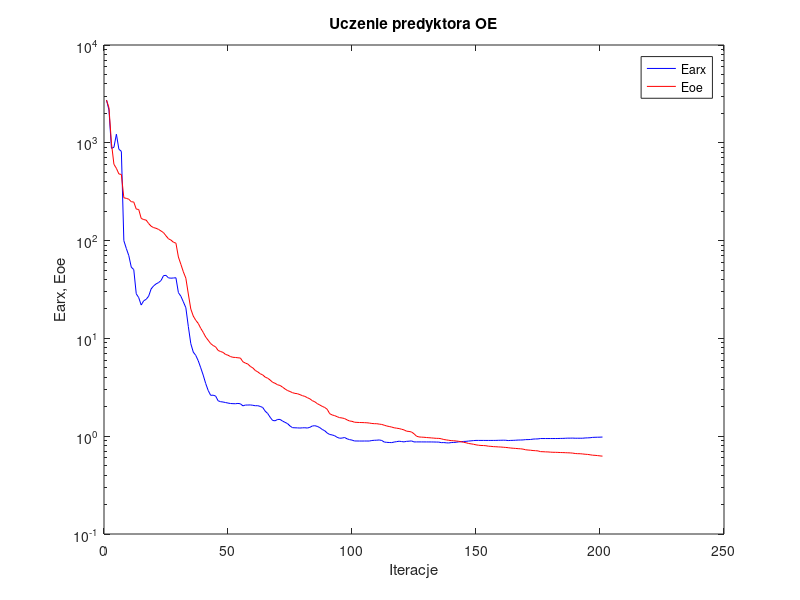
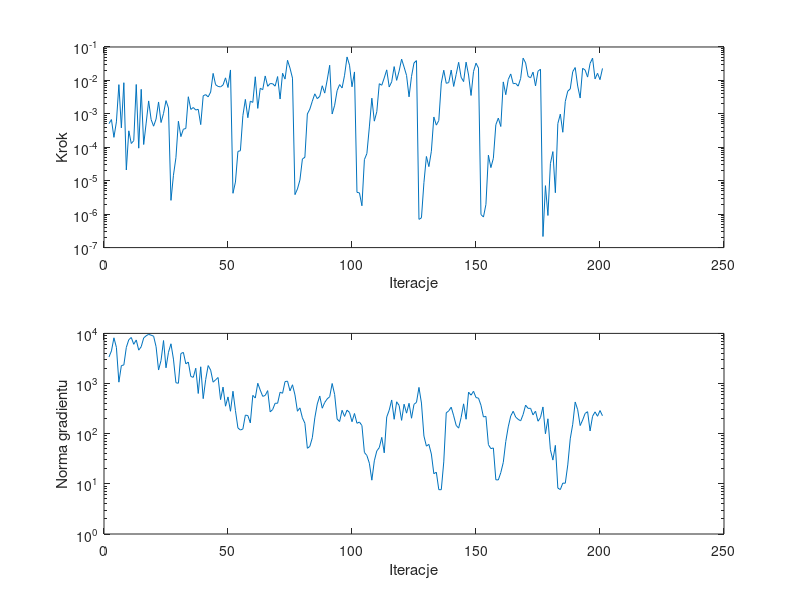

The MATLAB source for these figures, in order:
%uczenie predyktora oe
clear all;
n=0; farx(n+1)=2.739231e+003; foe(n+1)=2.737658e+003; wspucz(n+1)=0.000000e+000; ng(n+1)=0.000000e+000;
%odnowa zmiennej metryki
n=1; farx(n+1)=2.167197e+003; foe(n+1)=2.285332e+003; krok(n+1)=5.100741e-004; ng(n+1)=3.385042e+003;
n=2; farx(n+1)=8.783019e+002; foe(n+1)=9.905266e+002; krok(n+1)=6.752731e-004; ng(n+1)=4.470606e+003;
n=3; farx(n+1)=8.996770e+002; foe(n+1)=6.027814e+002; krok(n+1)=1.984325e-004; ng(n+1)=8.162449e+003;
n=4; farx(n+1)=1.224762e+003; foe(n+1)=5.478732e+002; krok(n+1)=5.758264e-004; ng(n+1)=5.260839e+003;
n=5; farx(n+1)=8.598039e+002; foe(n+1)=4.805353e+002; krok(n+1)=7.481826e-003; ng(n+1)=1.065737e+003;
n=6; farx(n+1)=8.173392e+002; foe(n+1)=4.741877e+002; krok(n+1)=3.812452e-004; ng(n+1)=2.280711e+003;
n=7; farx(n+1)=9.987192e+001; foe(n+1)=2.741722e+002; krok(n+1)=8.533243e-003; ng(n+1)=2.347867e+003;
n=8; farx(n+1)=8.307105e+001; foe(n+1)=2.703682e+002; krok(n+1)=2.097007e-005; ng(n+1)=5.256241e+003;
n=9; farx(n+1)=7.018921e+001; foe(n+1)=2.648600e+002; krok(n+1)=3.109358e-004; ng(n+1)=7.487051e+003;
n=10; farx(n+1)=5.351388e+001; foe(n+1)=2.497540e+002; krok(n+1)=1.297027e-004; ng(n+1)=8.281428e+003;
n=11; farx(n+1)=5.055704e+001; foe(n+1)=2.481077e+002; krok(n+1)=1.582138e-004; ng(n+1)=6.059525e+003;
n=12; farx(n+1)=2.860088e+001; foe(n+1)=2.100700e+002; krok(n+1)=7.557177e-003; ng(n+1)=7.401178e+003;
n=13; farx(n+1)=2.610971e+001; foe(n+1)=2.080428e+002; krok(n+1)=9.411109e-005; ng(n+1)=4.632847e+003;
n=14; farx(n+1)=2.194005e+001; foe(n+1)=1.686424e+002; krok(n+1)=5.414124e-003; ng(n+1)=5.426532e+003;
n=15; farx(n+1)=2.423142e+001; foe(n+1)=1.641201e+002; krok(n+1)=1.212136e-004; ng(n+1)=8.106479e+003;
n=16; farx(n+1)=2.509959e+001; foe(n+1)=1.620368e+002; krok(n+1)=5.302150e-004; ng(n+1)=8.972743e+003;
n=17; farx(n+1)=2.700955e+001; foe(n+1)=1.495495e+002; krok(n+1)=2.436016e-003; ng(n+1)=9.564412e+003;
n=18; farx(n+1)=3.206263e+001; foe(n+1)=1.403066e+002; krok(n+1)=6.767654e-004; ng(n+1)=9.212298e+003;
n=19; farx(n+1)=3.441393e+001; foe(n+1)=1.357892e+002; krok(n+1)=4.273921e-004; ng(n+1)=8.804221e+003;
n=20; farx(n+1)=3.609178e+001; foe(n+1)=1.336484e+002; krok(n+1)=7.010405e-004; ng(n+1)=5.427186e+003;
n=21; farx(n+1)=3.722256e+001; foe(n+1)=1.301406e+002; krok(n+1)=2.267275e-003; ng(n+1)=1.860094e+003;
n=22; farx(n+1)=3.906663e+001; foe(n+1)=1.253658e+002; krok(n+1)=5.504055e-004; ng(n+1)=2.886959e+003;
n=23; farx(n+1)=4.384672e+001; foe(n+1)=1.206049e+002; krok(n+1)=1.031514e-003; ng(n+1)=7.204894e+003;
n=24; farx(n+1)=4.410208e+001; foe(n+1)=1.119431e+002; krok(n+1)=2.487263e-003; ng(n+1)=2.060270e+003;
n=25; farx(n+1)=4.155839e+001; foe(n+1)=1.043149e+002; krok(n+1)=1.494263e-003; ng(n+1)=4.210116e+003;
%odnowa zmiennej metryki
n=26; farx(n+1)=4.128048e+001; foe(n+1)=1.012189e+002; krok(n+1)=2.586581e-006; ng(n+1)=6.205266e+003;
n=27; farx(n+1)=4.147469e+001; foe(n+1)=9.625236e+001; krok(n+1)=1.455793e-005; ng(n+1)=3.071378e+003;
n=28; farx(n+1)=4.170303e+001; foe(n+1)=9.414713e+001; krok(n+1)=4.878346e-005; ng(n+1)=1.036672e+003;
n=29; farx(n+1)=2.938092e+001; foe(n+1)=6.796702e+001; krok(n+1)=6.011432e-004; ng(n+1)=1.013314e+003;
n=30; farx(n+1)=2.696898e+001; foe(n+1)=5.717859e+001; krok(n+1)=2.087853e-004; ng(n+1)=3.970100e+003;
n=31; farx(n+1)=2.363704e+001; foe(n+1)=4.791682e+001; krok(n+1)=3.467612e-004; ng(n+1)=4.182122e+003;
n=32; farx(n+1)=2.059270e+001; foe(n+1)=4.128642e+001; krok(n+1)=3.657739e-004; ng(n+1)=2.468071e+003;
n=33; farx(n+1)=1.324107e+001; foe(n+1)=2.843719e+001; krok(n+1)=3.248447e-003; ng(n+1)=2.684638e+003;
n=34; farx(n+1)=8.834986e+000; foe(n+1)=1.997919e+001; krok(n+1)=1.358387e-003; ng(n+1)=1.384242e+003;
n=35; farx(n+1)=7.243492e+000; foe(n+1)=1.691451e+001; krok(n+1)=1.548092e-003; ng(n+1)=1.330385e+003;
n=36; farx(n+1)=6.705629e+000; foe(n+1)=1.531568e+001; krok(n+1)=1.302087e-003; ng(n+1)=2.020359e+003;
n=37; farx(n+1)=5.907717e+000; foe(n+1)=1.423344e+001; krok(n+1)=1.369522e-003; ng(n+1)=6.337452e+002;
n=38; farx(n+1)=5.009617e+000; foe(n+1)=1.268493e+001; krok(n+1)=4.770094e-004; ng(n+1)=2.158293e+003;
n=39; farx(n+1)=4.212597e+000; foe(n+1)=1.153007e+001; krok(n+1)=3.475168e-003; ng(n+1)=4.999212e+002;
n=40; farx(n+1)=3.460716e+000; foe(n+1)=1.033444e+001; krok(n+1)=3.758503e-003; ng(n+1)=1.201972e+003;
n=41; farx(n+1)=2.938713e+000; foe(n+1)=9.577558e+000; krok(n+1)=3.212655e-003; ng(n+1)=2.283083e+003;
n=42; farx(n+1)=2.618610e+000; foe(n+1)=8.857637e+000; krok(n+1)=4.483426e-003; ng(n+1)=1.854007e+003;
n=43; farx(n+1)=2.626521e+000; foe(n+1)=8.459655e+000; krok(n+1)=1.622219e-002; ng(n+1)=1.065304e+003;
n=44; farx(n+1)=2.577286e+000; foe(n+1)=8.197048e+000; krok(n+1)=7.442795e-003; ng(n+1)=1.188982e+003;
n=45; farx(n+1)=2.303860e+000; foe(n+1)=7.535447e+000; krok(n+1)=6.607631e-003; ng(n+1)=1.318647e+003;
n=46; farx(n+1)=2.253430e+000; foe(n+1)=7.343368e+000; krok(n+1)=6.402952e-003; ng(n+1)=4.777633e+002;
n=47; farx(n+1)=2.236919e+000; foe(n+1)=7.197346e+000; krok(n+1)=7.321912e-003; ng(n+1)=8.498824e+002;
n=48; farx(n+1)=2.209535e+000; foe(n+1)=6.855832e+000; krok(n+1)=1.193441e-002; ng(n+1)=3.532560e+002;
n=49; farx(n+1)=2.182026e+000; foe(n+1)=6.732742e+000; krok(n+1)=6.130766e-003; ng(n+1)=5.415106e+002;
n=50; farx(n+1)=2.160098e+000; foe(n+1)=6.518737e+000; krok(n+1)=2.054980e-002; ng(n+1)=2.803839e+002;
%odnowa zmiennej metryki
n=51; farx(n+1)=2.151357e+000; foe(n+1)=6.409511e+000; krok(n+1)=4.211819e-006; ng(n+1)=7.020780e+002;
n=52; farx(n+1)=2.147885e+000; foe(n+1)=6.384842e+000; krok(n+1)=9.128990e-006; ng(n+1)=2.884149e+002;
n=53; farx(n+1)=2.163127e+000; foe(n+1)=6.336025e+000; krok(n+1)=7.528795e-005; ng(n+1)=1.302908e+002;
n=54; farx(n+1)=2.145388e+000; foe(n+1)=6.297358e+000; krok(n+1)=7.907676e-005; ng(n+1)=1.183512e+002;
n=55; farx(n+1)=2.043598e+000; foe(n+1)=5.770099e+000; krok(n+1)=8.861138e-004; ng(n+1)=1.242695e+002;
n=56; farx(n+1)=2.081846e+000; foe(n+1)=5.595741e+000; krok(n+1)=2.707062e-003; ng(n+1)=2.346873e+002;
n=57; farx(n+1)=2.083607e+000; foe(n+1)=5.465321e+000; krok(n+1)=7.663457e-004; ng(n+1)=2.300719e+002;
n=58; farx(n+1)=2.087908e+000; foe(n+1)=5.170649e+000; krok(n+1)=2.395481e-003; ng(n+1)=1.640654e+002;
n=59; farx(n+1)=2.071360e+000; foe(n+1)=4.994528e+000; krok(n+1)=2.201622e-003; ng(n+1)=5.809263e+002;
n=60; farx(n+1)=2.049187e+000; foe(n+1)=4.700908e+000; krok(n+1)=1.285062e-002; ng(n+1)=5.139146e+002;
n=61; farx(n+1)=2.050639e+000; foe(n+1)=4.548085e+000; krok(n+1)=1.457389e-003; ng(n+1)=1.012633e+003;
n=62; farx(n+1)=2.016191e+000; foe(n+1)=4.351030e+000; krok(n+1)=5.819038e-003; ng(n+1)=7.410371e+002;
n=63; farx(n+1)=1.965793e+000; foe(n+1)=4.232568e+000; krok(n+1)=5.282547e-003; ng(n+1)=5.551022e+002;
n=64; farx(n+1)=1.803280e+000; foe(n+1)=4.016050e+000; krok(n+1)=1.360047e-002; ng(n+1)=5.796014e+002;
n=65; farx(n+1)=1.707279e+000; foe(n+1)=3.917415e+000; krok(n+1)=6.669234e-003; ng(n+1)=7.228439e+002;
n=66; farx(n+1)=1.561369e+000; foe(n+1)=3.751929e+000; krok(n+1)=8.055458e-003; ng(n+1)=2.728714e+002;
n=67; farx(n+1)=1.447881e+000; foe(n+1)=3.556426e+000; krok(n+1)=7.980009e-003; ng(n+1)=3.029902e+002;
n=68; farx(n+1)=1.438016e+000; foe(n+1)=3.475559e+000; krok(n+1)=6.718810e-003; ng(n+1)=4.043693e+002;
n=69; farx(n+1)=1.483563e+000; foe(n+1)=3.353433e+000; krok(n+1)=1.305012e-002; ng(n+1)=4.044367e+002;
n=70; farx(n+1)=1.484377e+000; foe(n+1)=3.303161e+000; krok(n+1)=2.778799e-003; ng(n+1)=6.714004e+002;
n=71; farx(n+1)=1.427352e+000; foe(n+1)=3.174018e+000; krok(n+1)=1.640492e-002; ng(n+1)=6.404910e+002;
n=72; farx(n+1)=1.385293e+000; foe(n+1)=3.040928e+000; krok(n+1)=1.095618e-002; ng(n+1)=1.095253e+003;
n=73; farx(n+1)=1.345628e+000; foe(n+1)=2.930037e+000; krok(n+1)=4.002904e-002; ng(n+1)=1.115077e+003;
n=74; farx(n+1)=1.272572e+000; foe(n+1)=2.864253e+000; krok(n+1)=2.331822e-002; ng(n+1)=7.151268e+002;
n=75; farx(n+1)=1.222641e+000; foe(n+1)=2.786342e+000; krok(n+1)=1.170476e-002; ng(n+1)=9.459442e+002;
%odnowa zmiennej metryki
n=76; farx(n+1)=1.218724e+000; foe(n+1)=2.740785e+000; krok(n+1)=3.838059e-006; ng(n+1)=5.944402e+002;
n=77; farx(n+1)=1.216352e+000; foe(n+1)=2.719645e+000; krok(n+1)=5.667521e-006; ng(n+1)=2.802634e+002;
n=78; farx(n+1)=1.212295e+000; foe(n+1)=2.660751e+000; krok(n+1)=1.051121e-005; ng(n+1)=3.269825e+002;
n=79; farx(n+1)=1.217750e+000; foe(n+1)=2.597380e+000; krok(n+1)=4.461789e-005; ng(n+1)=2.071496e+002;
n=80; farx(n+1)=1.220166e+000; foe(n+1)=2.552710e+000; krok(n+1)=5.036707e-005; ng(n+1)=1.616832e+002;
n=81; farx(n+1)=1.211940e+000; foe(n+1)=2.476848e+000; krok(n+1)=9.915259e-004; ng(n+1)=5.117331e+001;
n=82; farx(n+1)=1.232073e+000; foe(n+1)=2.411630e+000; krok(n+1)=1.387045e-003; ng(n+1)=5.583629e+001;
n=83; farx(n+1)=1.271815e+000; foe(n+1)=2.308434e+000; krok(n+1)=2.397584e-003; ng(n+1)=8.317032e+001;
n=84; farx(n+1)=1.280385e+000; foe(n+1)=2.247930e+000; krok(n+1)=3.973596e-003; ng(n+1)=2.063540e+002;
n=85; farx(n+1)=1.260163e+000; foe(n+1)=2.153663e+000; krok(n+1)=2.847449e-003; ng(n+1)=3.921059e+002;
n=86; farx(n+1)=1.224177e+000; foe(n+1)=2.085563e+000; krok(n+1)=3.350038e-003; ng(n+1)=5.642078e+002;
n=87; farx(n+1)=1.172274e+000; foe(n+1)=2.019164e+000; krok(n+1)=6.920587e-003; ng(n+1)=3.221315e+002;
n=88; farx(n+1)=1.137781e+000; foe(n+1)=1.966499e+000; krok(n+1)=4.173411e-003; ng(n+1)=4.197416e+002;
n=89; farx(n+1)=1.078340e+000; foe(n+1)=1.885149e+000; krok(n+1)=1.033570e-002; ng(n+1)=4.942379e+002;
n=90; farx(n+1)=1.040930e+000; foe(n+1)=1.699450e+000; krok(n+1)=2.835564e-002; ng(n+1)=5.459745e+002;
n=91; farx(n+1)=1.030550e+000; foe(n+1)=1.649696e+000; krok(n+1)=9.914730e-004; ng(n+1)=1.002600e+003;
n=92; farx(n+1)=1.011473e+000; foe(n+1)=1.622880e+000; krok(n+1)=1.810600e-003; ng(n+1)=6.047826e+002;
n=93; farx(n+1)=9.742474e-001; foe(n+1)=1.583181e+000; krok(n+1)=4.953534e-003; ng(n+1)=1.961018e+002;
n=94; farx(n+1)=9.533799e-001; foe(n+1)=1.547928e+000; krok(n+1)=7.505960e-003; ng(n+1)=1.747957e+002;
n=95; farx(n+1)=9.567890e-001; foe(n+1)=1.536282e+000; krok(n+1)=5.946996e-003; ng(n+1)=2.930043e+002;
n=96; farx(n+1)=9.699131e-001; foe(n+1)=1.514884e+000; krok(n+1)=1.428969e-002; ng(n+1)=2.210217e+002;
n=97; farx(n+1)=9.407672e-001; foe(n+1)=1.469041e+000; krok(n+1)=5.034993e-002; ng(n+1)=2.944714e+002;
n=98; farx(n+1)=9.226880e-001; foe(n+1)=1.431073e+000; krok(n+1)=2.861011e-002; ng(n+1)=2.651030e+002;
n=99; farx(n+1)=9.124207e-001; foe(n+1)=1.419505e+000; krok(n+1)=6.450159e-003; ng(n+1)=1.732497e+002;
n=100; farx(n+1)=8.938528e-001; foe(n+1)=1.389839e+000; krok(n+1)=1.793370e-002; ng(n+1)=2.529469e+002;
%odnowa zmiennej metryki
n=101; farx(n+1)=8.933929e-001; foe(n+1)=1.385049e+000; krok(n+1)=4.492911e-006; ng(n+1)=1.612789e+002;
n=102; farx(n+1)=8.926621e-001; foe(n+1)=1.380845e+000; krok(n+1)=4.341472e-006; ng(n+1)=1.708192e+002;
n=103; farx(n+1)=8.923732e-001; foe(n+1)=1.378830e+000; krok(n+1)=1.783261e-006; ng(n+1)=1.455848e+002;
n=104; farx(n+1)=8.929827e-001; foe(n+1)=1.375795e+000; krok(n+1)=4.279756e-005; ng(n+1)=4.230164e+001;
n=105; farx(n+1)=8.930111e-001; foe(n+1)=1.371644e+000; krok(n+1)=6.522877e-005; ng(n+1)=3.674617e+001;
n=106; farx(n+1)=8.927810e-001; foe(n+1)=1.362851e+000; krok(n+1)=4.066412e-004; ng(n+1)=2.575459e+001;
n=107; farx(n+1)=9.035877e-001; foe(n+1)=1.349557e+000; krok(n+1)=2.943935e-003; ng(n+1)=1.183601e+001;
n=108; farx(n+1)=9.084052e-001; foe(n+1)=1.343201e+000; krok(n+1)=6.048641e-004; ng(n+1)=2.881552e+001;
n=109; farx(n+1)=9.104116e-001; foe(n+1)=1.341578e+000; krok(n+1)=1.161194e-003; ng(n+1)=4.534532e+001;
n=110; farx(n+1)=9.154853e-001; foe(n+1)=1.329167e+000; krok(n+1)=7.980009e-003; ng(n+1)=5.275002e+001;
n=111; farx(n+1)=9.043007e-001; foe(n+1)=1.319195e+000; krok(n+1)=7.164989e-003; ng(n+1)=8.448136e+001;
n=112; farx(n+1)=8.714159e-001; foe(n+1)=1.295258e+000; krok(n+1)=1.189189e-002; ng(n+1)=4.154208e+001;
n=113; farx(n+1)=8.654684e-001; foe(n+1)=1.271937e+000; krok(n+1)=2.069003e-002; ng(n+1)=2.151187e+002;
n=114; farx(n+1)=8.622504e-001; foe(n+1)=1.256527e+000; krok(n+1)=6.371455e-003; ng(n+1)=2.938322e+002;
n=115; farx(n+1)=8.599232e-001; foe(n+1)=1.239904e+000; krok(n+1)=9.078303e-003; ng(n+1)=4.705380e+002;
n=116; farx(n+1)=8.715980e-001; foe(n+1)=1.218724e+000; krok(n+1)=2.592196e-002; ng(n+1)=1.937993e+002;
n=117; farx(n+1)=8.796531e-001; foe(n+1)=1.207789e+000; krok(n+1)=1.004449e-002; ng(n+1)=4.328466e+002;
n=118; farx(n+1)=8.890173e-001; foe(n+1)=1.197039e+000; krok(n+1)=1.910413e-002; ng(n+1)=3.651203e+002;
n=119; farx(n+1)=8.816782e-001; foe(n+1)=1.178174e+000; krok(n+1)=4.331299e-002; ng(n+1)=1.844942e+002;
n=120; farx(n+1)=8.748539e-001; foe(n+1)=1.159326e+000; krok(n+1)=2.509359e-002; ng(n+1)=3.873133e+002;
n=121; farx(n+1)=8.861626e-001; foe(n+1)=1.125554e+000; krok(n+1)=1.406421e-002; ng(n+1)=2.569142e+002;
n=122; farx(n+1)=8.890956e-001; foe(n+1)=1.118599e+000; krok(n+1)=3.225080e-003; ng(n+1)=4.037917e+002;
n=123; farx(n+1)=8.949067e-001; foe(n+1)=1.104150e+000; krok(n+1)=1.321526e-002; ng(n+1)=2.033537e+002;
n=124; farx(n+1)=8.736462e-001; foe(n+1)=1.059488e+000; krok(n+1)=3.329590e-002; ng(n+1)=3.858918e+002;
n=125; farx(n+1)=8.745016e-001; foe(n+1)=1.000810e+000; krok(n+1)=3.911298e-002; ng(n+1)=4.208717e+002;
%odnowa zmiennej metryki
n=126; farx(n+1)=8.743045e-001; foe(n+1)=9.827601e-001; krok(n+1)=6.987179e-007; ng(n+1)=8.377970e+002;
n=127; farx(n+1)=8.743006e-001; foe(n+1)=9.782922e-001; krok(n+1)=7.763685e-007; ng(n+1)=4.087059e+002;
n=128; farx(n+1)=8.739339e-001; foe(n+1)=9.753708e-001; krok(n+1)=8.753864e-006; ng(n+1)=9.005790e+001;
n=129; farx(n+1)=8.737975e-001; foe(n+1)=9.694857e-001; krok(n+1)=5.312685e-005; ng(n+1)=5.647186e+001;
n=130; farx(n+1)=8.736718e-001; foe(n+1)=9.651462e-001; krok(n+1)=2.642509e-005; ng(n+1)=6.132116e+001;
n=131; farx(n+1)=8.734192e-001; foe(n+1)=9.606913e-001; krok(n+1)=7.616673e-005; ng(n+1)=3.934087e+001;
n=132; farx(n+1)=8.726539e-001; foe(n+1)=9.556858e-001; krok(n+1)=8.062699e-004; ng(n+1)=1.589389e+001;
n=133; farx(n+1)=8.711780e-001; foe(n+1)=9.511314e-001; krok(n+1)=4.604034e-004; ng(n+1)=1.709924e+001;
n=134; farx(n+1)=8.704918e-001; foe(n+1)=9.503037e-001; krok(n+1)=6.328553e-004; ng(n+1)=7.653510e+000;
n=135; farx(n+1)=8.593267e-001; foe(n+1)=9.414318e-001; krok(n+1)=8.324349e-003; ng(n+1)=7.641068e+000;
n=136; farx(n+1)=8.610999e-001; foe(n+1)=9.248352e-001; krok(n+1)=2.014462e-002; ng(n+1)=2.735738e+001;
n=137; farx(n+1)=8.557398e-001; foe(n+1)=9.172681e-001; krok(n+1)=8.193332e-003; ng(n+1)=2.602561e+002;
n=138; farx(n+1)=8.529929e-001; foe(n+1)=9.084346e-001; krok(n+1)=8.625805e-003; ng(n+1)=2.853021e+002;
n=139; farx(n+1)=8.607103e-001; foe(n+1)=9.016373e-001; krok(n+1)=2.043074e-002; ng(n+1)=3.380060e+002;
n=140; farx(n+1)=8.632126e-001; foe(n+1)=8.986824e-001; krok(n+1)=6.606617e-003; ng(n+1)=2.271092e+002;
n=141; farx(n+1)=8.670688e-001; foe(n+1)=8.937808e-001; krok(n+1)=1.513422e-002; ng(n+1)=1.467070e+002;
n=142; farx(n+1)=8.757361e-001; foe(n+1)=8.863681e-001; krok(n+1)=3.481722e-002; ng(n+1)=1.291724e+002;
n=143; farx(n+1)=8.779956e-001; foe(n+1)=8.781511e-001; krok(n+1)=1.244697e-002; ng(n+1)=2.101920e+002;
n=144; farx(n+1)=8.845562e-001; foe(n+1)=8.659334e-001; krok(n+1)=9.222377e-003; ng(n+1)=3.938945e+002;
n=145; farx(n+1)=8.857449e-001; foe(n+1)=8.570320e-001; krok(n+1)=3.522595e-002; ng(n+1)=1.942189e+002;
n=146; farx(n+1)=8.923249e-001; foe(n+1)=8.425311e-001; krok(n+1)=1.450364e-002; ng(n+1)=6.745886e+002;
n=147; farx(n+1)=8.964753e-001; foe(n+1)=8.352567e-001; krok(n+1)=3.544455e-003; ng(n+1)=5.860038e+002;
n=148; farx(n+1)=9.018598e-001; foe(n+1)=8.272804e-001; krok(n+1)=1.846372e-002; ng(n+1)=7.015763e+002;
n=149; farx(n+1)=9.056036e-001; foe(n+1)=8.158504e-001; krok(n+1)=3.280985e-002; ng(n+1)=5.252741e+002;
n=150; farx(n+1)=9.055475e-001; foe(n+1)=8.088404e-001; krok(n+1)=2.338404e-002; ng(n+1)=5.122556e+002;
%odnowa zmiennej metryki
n=151; farx(n+1)=9.054430e-001; foe(n+1)=8.039813e-001; krok(n+1)=9.743479e-007; ng(n+1)=3.698703e+002;
n=152; farx(n+1)=9.053520e-001; foe(n+1)=8.026310e-001; krok(n+1)=8.201002e-007; ng(n+1)=2.157019e+002;
n=153; farx(n+1)=9.050960e-001; foe(n+1)=7.989143e-001; krok(n+1)=1.950925e-006; ng(n+1)=2.217307e+002;
n=154; farx(n+1)=9.051797e-001; foe(n+1)=7.905107e-001; krok(n+1)=5.814683e-005; ng(n+1)=6.049906e+001;
n=155; farx(n+1)=9.052640e-001; foe(n+1)=7.876646e-001; krok(n+1)=2.468559e-005; ng(n+1)=5.038406e+001;
n=156; farx(n+1)=9.054110e-001; foe(n+1)=7.823810e-001; krok(n+1)=4.687315e-005; ng(n+1)=5.199590e+001;
n=157; farx(n+1)=9.059107e-001; foe(n+1)=7.803805e-001; krok(n+1)=4.740920e-004; ng(n+1)=1.205063e+001;
n=158; farx(n+1)=9.079047e-001; foe(n+1)=7.770921e-001; krok(n+1)=7.477129e-004; ng(n+1)=1.197193e+001;
n=159; farx(n+1)=9.088951e-001; foe(n+1)=7.751640e-001; krok(n+1)=4.187132e-004; ng(n+1)=1.677623e+001;
n=160; farx(n+1)=9.101615e-001; foe(n+1)=7.711769e-001; krok(n+1)=9.030079e-003; ng(n+1)=2.675925e+001;
n=161; farx(n+1)=9.088826e-001; foe(n+1)=7.676164e-001; krok(n+1)=3.740913e-003; ng(n+1)=6.981080e+001;
n=162; farx(n+1)=9.024426e-001; foe(n+1)=7.626237e-001; krok(n+1)=1.064021e-002; ng(n+1)=1.367407e+002;
n=163; farx(n+1)=9.056522e-001; foe(n+1)=7.569450e-001; krok(n+1)=1.561853e-002; ng(n+1)=2.253337e+002;
n=164; farx(n+1)=9.070293e-001; foe(n+1)=7.531519e-001; krok(n+1)=7.993461e-003; ng(n+1)=2.802527e+002;
n=165; farx(n+1)=9.098000e-001; foe(n+1)=7.499036e-001; krok(n+1)=8.161186e-003; ng(n+1)=2.143876e+002;
n=166; farx(n+1)=9.134342e-001; foe(n+1)=7.458966e-001; krok(n+1)=6.734730e-003; ng(n+1)=1.932082e+002;
n=167; farx(n+1)=9.144386e-001; foe(n+1)=7.432334e-001; krok(n+1)=1.142218e-002; ng(n+1)=1.805064e+002;
n=168; farx(n+1)=9.162918e-001; foe(n+1)=7.373351e-001; krok(n+1)=4.633705e-002; ng(n+1)=2.413036e+002;
n=169; farx(n+1)=9.226651e-001; foe(n+1)=7.266411e-001; krok(n+1)=3.339713e-002; ng(n+1)=3.714267e+002;
n=170; farx(n+1)=9.231889e-001; foe(n+1)=7.221713e-001; krok(n+1)=1.321526e-002; ng(n+1)=3.195824e+002;
n=171; farx(n+1)=9.260089e-001; foe(n+1)=7.186779e-001; krok(n+1)=1.195410e-002; ng(n+1)=3.209490e+002;
n=172; farx(n+1)=9.340634e-001; foe(n+1)=7.135070e-001; krok(n+1)=1.767909e-002; ng(n+1)=2.373496e+002;
n=173; farx(n+1)=9.371422e-001; foe(n+1)=7.109070e-001; krok(n+1)=6.853004e-003; ng(n+1)=2.813430e+002;
n=174; farx(n+1)=9.385896e-001; foe(n+1)=7.073356e-001; krok(n+1)=1.887840e-002; ng(n+1)=1.772718e+002;
n=175; farx(n+1)=9.466918e-001; foe(n+1)=6.956404e-001; krok(n+1)=2.165649e-002; ng(n+1)=2.098723e+002;
%odnowa zmiennej metryki
n=176; farx(n+1)=9.467032e-001; foe(n+1)=6.941512e-001; krok(n+1)=2.146635e-007; ng(n+1)=3.414538e+002;
n=177; farx(n+1)=9.466550e-001; foe(n+1)=6.916525e-001; krok(n+1)=7.118613e-006; ng(n+1)=9.974693e+001;
n=178; farx(n+1)=9.466429e-001; foe(n+1)=6.905621e-001; krok(n+1)=9.130878e-007; ng(n+1)=1.982464e+002;
n=179; farx(n+1)=9.466713e-001; foe(n+1)=6.871048e-001; krok(n+1)=3.251699e-005; ng(n+1)=4.779573e+001;
n=180; farx(n+1)=9.468078e-001; foe(n+1)=6.848587e-001; krok(n+1)=7.432247e-005; ng(n+1)=2.977898e+001;
n=181; farx(n+1)=9.469066e-001; foe(n+1)=6.843566e-001; krok(n+1)=4.378346e-006; ng(n+1)=5.849704e+001;
n=182; farx(n+1)=9.473521e-001; foe(n+1)=6.830496e-001; krok(n+1)=5.127695e-004; ng(n+1)=8.230427e+000;
n=183; farx(n+1)=9.491021e-001; foe(n+1)=6.809216e-001; krok(n+1)=9.825431e-004; ng(n+1)=7.693229e+000;
n=184; farx(n+1)=9.499075e-001; foe(n+1)=6.800140e-001; krok(n+1)=2.815739e-004; ng(n+1)=1.035456e+001;
n=185; farx(n+1)=9.526155e-001; foe(n+1)=6.783143e-001; krok(n+1)=2.341941e-003; ng(n+1)=1.028006e+001;
n=186; farx(n+1)=9.555109e-001; foe(n+1)=6.766336e-001; krok(n+1)=4.788074e-003; ng(n+1)=2.383280e+001;
n=187; farx(n+1)=9.551063e-001; foe(n+1)=6.751467e-001; krok(n+1)=5.557598e-003; ng(n+1)=7.903543e+001;
n=188; farx(n+1)=9.565043e-001; foe(n+1)=6.715626e-001; krok(n+1)=1.831982e-002; ng(n+1)=1.540705e+002;
n=189; farx(n+1)=9.533703e-001; foe(n+1)=6.653987e-001; krok(n+1)=2.426108e-002; ng(n+1)=4.288694e+002;
n=190; farx(n+1)=9.536054e-001; foe(n+1)=6.626254e-001; krok(n+1)=6.800237e-003; ng(n+1)=3.005056e+002;
n=191; farx(n+1)=9.535645e-001; foe(n+1)=6.620115e-001; krok(n+1)=2.972972e-003; ng(n+1)=1.453776e+002;
n=192; farx(n+1)=9.537175e-001; foe(n+1)=6.584082e-001; krok(n+1)=2.307159e-002; ng(n+1)=1.870338e+002;
n=193; farx(n+1)=9.594358e-001; foe(n+1)=6.538985e-001; krok(n+1)=2.038266e-002; ng(n+1)=2.536356e+002;
n=194; farx(n+1)=9.617243e-001; foe(n+1)=6.515237e-001; krok(n+1)=1.258748e-002; ng(n+1)=2.747551e+002;
n=195; farx(n+1)=9.645354e-001; foe(n+1)=6.458327e-001; krok(n+1)=3.222183e-002; ng(n+1)=1.134458e+002;
n=196; farx(n+1)=9.723527e-001; foe(n+1)=6.396253e-001; krok(n+1)=4.641307e-002; ng(n+1)=2.221160e+002;
n=197; farx(n+1)=9.747610e-001; foe(n+1)=6.374449e-001; krok(n+1)=1.109636e-002; ng(n+1)=2.726827e+002;
n=198; farx(n+1)=9.763174e-001; foe(n+1)=6.336023e-001; krok(n+1)=1.634950e-002; ng(n+1)=2.225506e+002;
n=199; farx(n+1)=9.775616e-001; foe(n+1)=6.290218e-001; krok(n+1)=1.053841e-002; ng(n+1)=2.896362e+002;
n=200; farx(n+1)=9.805478e-001; foe(n+1)=6.253887e-001; krok(n+1)=2.284436e-002; ng(n+1)=2.279249e+002;

figure; semilogy(farx,'b'); hold on; semilogy(foe,'r'); xlabel('Iteracje'); ylabel('Earx, Eoe'); legend('Earx','Eoe'); title('Uczenie predyktora OE');
figure; subplot(2,1,1); semilogy(krok); xlabel('Iteracje'); ylabel('Krok');
subplot(2,1,2); semilogy(ng); xlabel('Iteracje'); ylabel('Norma gradientu');
Earx=farx(n+1)
Eoe=foe(n+1)
